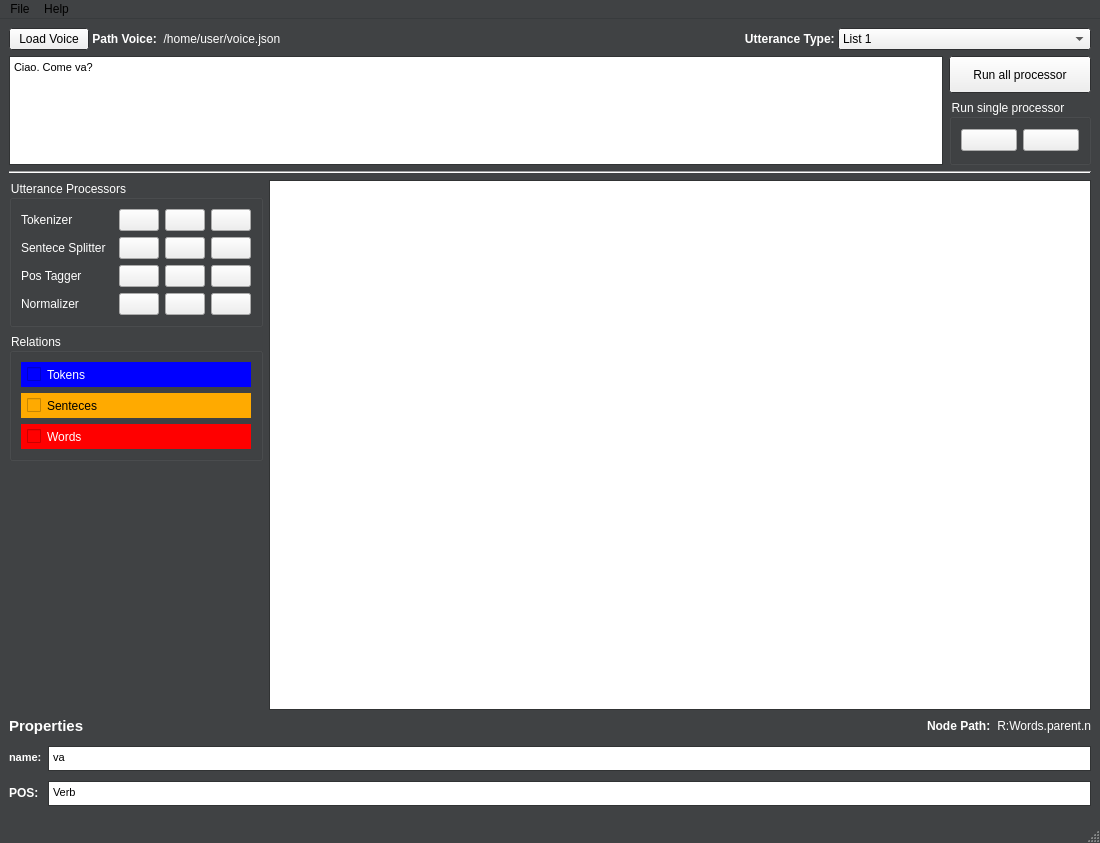
<?xml version="1.0" encoding="UTF-8"?>
<ui version="4.0">
 <class>DeSpeect</class>
 <widget class="QMainWindow" name="DeSpeect">
  <property name="geometry">
   <rect>
    <x>0</x>
    <y>0</y>
    <width>1100</width>
    <height>843</height>
   </rect>
  </property>
  <property name="palette">
   <palette>
    <active>
     <colorrole role="WindowText">
      <brush brushstyle="SolidPattern">
       <color alpha="255">
        <red>255</red>
        <green>255</green>
        <blue>255</blue>
       </color>
      </brush>
     </colorrole>
     <colorrole role="Text">
      <brush brushstyle="SolidPattern">
       <color alpha="255">
        <red>0</red>
        <green>0</green>
        <blue>0</blue>
       </color>
      </brush>
     </colorrole>
     <colorrole role="Base">
      <brush brushstyle="SolidPattern">
       <color alpha="255">
        <red>255</red>
        <green>255</green>
        <blue>255</blue>
       </color>
      </brush>
     </colorrole>
     <colorrole role="Window">
      <brush brushstyle="SolidPattern">
       <color alpha="255">
        <red>64</red>
        <green>66</green>
        <blue>68</blue>
       </color>
      </brush>
     </colorrole>
     <colorrole role="ToolTipText">
      <brush brushstyle="SolidPattern">
       <color alpha="255">
        <red>255</red>
        <green>255</green>
        <blue>255</blue>
       </color>
      </brush>
     </colorrole>
    </active>
    <inactive>
     <colorrole role="WindowText">
      <brush brushstyle="SolidPattern">
       <color alpha="255">
        <red>255</red>
        <green>255</green>
        <blue>255</blue>
       </color>
      </brush>
     </colorrole>
     <colorrole role="Text">
      <brush brushstyle="SolidPattern">
       <color alpha="255">
        <red>0</red>
        <green>0</green>
        <blue>0</blue>
       </color>
      </brush>
     </colorrole>
     <colorrole role="Base">
      <brush brushstyle="SolidPattern">
       <color alpha="255">
        <red>255</red>
        <green>255</green>
        <blue>255</blue>
       </color>
      </brush>
     </colorrole>
     <colorrole role="Window">
      <brush brushstyle="SolidPattern">
       <color alpha="255">
        <red>64</red>
        <green>66</green>
        <blue>68</blue>
       </color>
      </brush>
     </colorrole>
     <colorrole role="ToolTipText">
      <brush brushstyle="SolidPattern">
       <color alpha="255">
        <red>255</red>
        <green>255</green>
        <blue>255</blue>
       </color>
      </brush>
     </colorrole>
    </inactive>
    <disabled>
     <colorrole role="WindowText">
      <brush brushstyle="SolidPattern">
       <color alpha="255">
        <red>120</red>
        <green>120</green>
        <blue>120</blue>
       </color>
      </brush>
     </colorrole>
     <colorrole role="Text">
      <brush brushstyle="SolidPattern">
       <color alpha="255">
        <red>120</red>
        <green>120</green>
        <blue>120</blue>
       </color>
      </brush>
     </colorrole>
     <colorrole role="Base">
      <brush brushstyle="SolidPattern">
       <color alpha="255">
        <red>64</red>
        <green>66</green>
        <blue>68</blue>
       </color>
      </brush>
     </colorrole>
     <colorrole role="Window">
      <brush brushstyle="SolidPattern">
       <color alpha="255">
        <red>64</red>
        <green>66</green>
        <blue>68</blue>
       </color>
      </brush>
     </colorrole>
     <colorrole role="ToolTipText">
      <brush brushstyle="SolidPattern">
       <color alpha="255">
        <red>255</red>
        <green>255</green>
        <blue>255</blue>
       </color>
      </brush>
     </colorrole>
    </disabled>
   </palette>
  </property>
  <property name="windowTitle">
   <string>DeSpeect</string>
  </property>
  <property name="windowIcon">
   <iconset>
    <normaloff>logo.png</normaloff>logo.png</iconset>
  </property>
  <widget class="QWidget" name="centralwidget">
   <layout class="QVBoxLayout" name="verticalLayout_3">
    <item>
     <layout class="QVBoxLayout" name="LayoutSettings" stretch="0,0">
      <property name="spacing">
       <number>0</number>
      </property>
      <property name="sizeConstraint">
       <enum>QLayout::SetDefaultConstraint</enum>
      </property>
      <item>
       <layout class="QHBoxLayout" name="horizontalLayout">
        <property name="bottomMargin">
         <number>6</number>
        </property>
        <item>
         <widget class="QPushButton" name="pushButton">
          <property name="maximumSize">
           <size>
            <width>100</width>
            <height>25</height>
           </size>
          </property>
          <property name="text">
           <string>Load Voice</string>
          </property>
         </widget>
        </item>
        <item>
         <widget class="QLabel" name="label">
          <property name="maximumSize">
           <size>
            <width>72</width>
            <height>25</height>
           </size>
          </property>
          <property name="font">
           <font>
            <pointsize>9</pointsize>
            <weight>75</weight>
            <bold>true</bold>
           </font>
          </property>
          <property name="text">
           <string> Path Voice:</string>
          </property>
         </widget>
        </item>
        <item>
         <widget class="QLabel" name="label_3">
          <property name="maximumSize">
           <size>
            <width>325</width>
            <height>16777215</height>
           </size>
          </property>
          <property name="text">
           <string>  /home/user/voice.json</string>
          </property>
         </widget>
        </item>
        <item>
         <spacer name="horizontalSpacer">
          <property name="orientation">
           <enum>Qt::Horizontal</enum>
          </property>
          <property name="sizeHint" stdset="0">
           <size>
            <width>40</width>
            <height>20</height>
           </size>
          </property>
         </spacer>
        </item>
        <item alignment="Qt::AlignRight">
         <widget class="QLabel" name="label_2">
          <property name="maximumSize">
           <size>
            <width>226</width>
            <height>25</height>
           </size>
          </property>
          <property name="font">
           <font>
            <pointsize>9</pointsize>
            <weight>75</weight>
            <bold>true</bold>
           </font>
          </property>
          <property name="text">
           <string>Utterance Type: </string>
          </property>
          <property name="alignment">
           <set>Qt::AlignRight|Qt::AlignTrailing|Qt::AlignVCenter</set>
          </property>
         </widget>
        </item>
        <item alignment="Qt::AlignRight">
         <widget class="QComboBox" name="comboBox">
          <property name="minimumSize">
           <size>
            <width>253</width>
            <height>0</height>
           </size>
          </property>
          <property name="maximumSize">
           <size>
            <width>300</width>
            <height>25</height>
           </size>
          </property>
          <item>
           <property name="text">
            <string>List 1</string>
           </property>
          </item>
          <item>
           <property name="text">
            <string>List 2</string>
           </property>
          </item>
          <item>
           <property name="text">
            <string>List 3</string>
           </property>
          </item>
          <item>
           <property name="text">
            <string>List 4</string>
           </property>
          </item>
          <item>
           <property name="text">
            <string>List 5</string>
           </property>
          </item>
         </widget>
        </item>
       </layout>
      </item>
      <item>
       <layout class="QHBoxLayout" name="horizontalLayout_2">
        <property name="spacing">
         <number>6</number>
        </property>
        <property name="sizeConstraint">
         <enum>QLayout::SetDefaultConstraint</enum>
        </property>
        <item alignment="Qt::AlignVCenter">
         <widget class="QTextEdit" name="textEdit">
          <property name="minimumSize">
           <size>
            <width>857</width>
            <height>109</height>
           </size>
          </property>
          <property name="maximumSize">
           <size>
            <width>16777215</width>
            <height>100</height>
           </size>
          </property>
          <property name="html">
           <string>&lt;!DOCTYPE HTML PUBLIC &quot;-//W3C//DTD HTML 4.0//EN&quot; &quot;http://www.w3.org/TR/REC-html40/strict.dtd&quot;&gt;
&lt;html&gt;&lt;head&gt;&lt;meta name=&quot;qrichtext&quot; content=&quot;1&quot; /&gt;&lt;style type=&quot;text/css&quot;&gt;
p, li { white-space: pre-wrap; }
&lt;/style&gt;&lt;/head&gt;&lt;body style=&quot; font-family:'MS Shell Dlg 2'; font-size:8.25pt; font-weight:400; font-style:normal;&quot;&gt;
&lt;p style=&quot; margin-top:0px; margin-bottom:0px; margin-left:0px; margin-right:0px; -qt-block-indent:0; text-indent:0px;&quot;&gt;Ciao. Come va?&lt;/p&gt;
&lt;p style=&quot;-qt-paragraph-type:empty; margin-top:0px; margin-bottom:0px; margin-left:0px; margin-right:0px; -qt-block-indent:0; text-indent:0px;&quot;&gt;&lt;br /&gt;&lt;/p&gt;&lt;/body&gt;&lt;/html&gt;</string>
          </property>
         </widget>
        </item>
        <item>
         <layout class="QVBoxLayout" name="verticalLayout_4">
          <item>
           <widget class="QPushButton" name="pushButton_2">
            <property name="minimumSize">
             <size>
              <width>0</width>
              <height>37</height>
             </size>
            </property>
            <property name="text">
             <string>Run all processor</string>
            </property>
           </widget>
          </item>
          <item>
           <widget class="QGroupBox" name="groupBox_2">
            <property name="styleSheet">
             <string notr="true">color:rgb(255, 255, 255);</string>
            </property>
            <property name="title">
             <string>Run single processor</string>
            </property>
            <layout class="QHBoxLayout" name="horizontalLayout_5">
             <item>
              <widget class="QPushButton" name="pushButton_15">
               <property name="text">
                <string/>
               </property>
               <property name="icon">
                <iconset>
                 <normaloff>back.png</normaloff>back.png</iconset>
               </property>
               <property name="iconSize">
                <size>
                 <width>23</width>
                 <height>23</height>
                </size>
               </property>
              </widget>
             </item>
             <item>
              <widget class="QPushButton" name="pushButton_16">
               <property name="text">
                <string/>
               </property>
               <property name="icon">
                <iconset>
                 <normaloff>play.png</normaloff>play.png</iconset>
               </property>
               <property name="iconSize">
                <size>
                 <width>23</width>
                 <height>23</height>
                </size>
               </property>
              </widget>
             </item>
            </layout>
           </widget>
          </item>
         </layout>
        </item>
       </layout>
      </item>
     </layout>
    </item>
    <item>
     <widget class="Line" name="line">
      <property name="orientation">
       <enum>Qt::Horizontal</enum>
      </property>
     </widget>
    </item>
    <item>
     <layout class="QVBoxLayout" name="verticalLayout">
      <item>
       <layout class="QHBoxLayout" name="horizontalLayout_3">
        <item>
         <layout class="QVBoxLayout" name="verticalLayout_2">
          <property name="spacing">
           <number>6</number>
          </property>
          <property name="topMargin">
           <number>0</number>
          </property>
          <property name="bottomMargin">
           <number>0</number>
          </property>
          <item>
           <widget class="QGroupBox" name="groupBox">
            <property name="minimumSize">
             <size>
              <width>0</width>
              <height>0</height>
             </size>
            </property>
            <property name="maximumSize">
             <size>
              <width>16777215</width>
              <height>147</height>
             </size>
            </property>
            <property name="palette">
             <palette>
              <active>
               <colorrole role="WindowText">
                <brush brushstyle="SolidPattern">
                 <color alpha="255">
                  <red>255</red>
                  <green>255</green>
                  <blue>255</blue>
                 </color>
                </brush>
               </colorrole>
               <colorrole role="Text">
                <brush brushstyle="SolidPattern">
                 <color alpha="255">
                  <red>255</red>
                  <green>255</green>
                  <blue>255</blue>
                 </color>
                </brush>
               </colorrole>
               <colorrole role="ButtonText">
                <brush brushstyle="SolidPattern">
                 <color alpha="255">
                  <red>255</red>
                  <green>255</green>
                  <blue>255</blue>
                 </color>
                </brush>
               </colorrole>
              </active>
              <inactive>
               <colorrole role="WindowText">
                <brush brushstyle="SolidPattern">
                 <color alpha="255">
                  <red>255</red>
                  <green>255</green>
                  <blue>255</blue>
                 </color>
                </brush>
               </colorrole>
               <colorrole role="Text">
                <brush brushstyle="SolidPattern">
                 <color alpha="255">
                  <red>255</red>
                  <green>255</green>
                  <blue>255</blue>
                 </color>
                </brush>
               </colorrole>
               <colorrole role="ButtonText">
                <brush brushstyle="SolidPattern">
                 <color alpha="255">
                  <red>255</red>
                  <green>255</green>
                  <blue>255</blue>
                 </color>
                </brush>
               </colorrole>
              </inactive>
              <disabled>
               <colorrole role="WindowText">
                <brush brushstyle="SolidPattern">
                 <color alpha="255">
                  <red>255</red>
                  <green>255</green>
                  <blue>255</blue>
                 </color>
                </brush>
               </colorrole>
               <colorrole role="Text">
                <brush brushstyle="SolidPattern">
                 <color alpha="255">
                  <red>255</red>
                  <green>255</green>
                  <blue>255</blue>
                 </color>
                </brush>
               </colorrole>
               <colorrole role="ButtonText">
                <brush brushstyle="SolidPattern">
                 <color alpha="255">
                  <red>255</red>
                  <green>255</green>
                  <blue>255</blue>
                 </color>
                </brush>
               </colorrole>
              </disabled>
             </palette>
            </property>
            <property name="styleSheet">
             <string notr="true">color:rgb(255, 255, 255);</string>
            </property>
            <property name="title">
             <string>Utterance Processors</string>
            </property>
            <property name="alignment">
             <set>Qt::AlignLeading|Qt::AlignLeft|Qt::AlignTop</set>
            </property>
            <layout class="QGridLayout" name="gridLayout">
             <property name="leftMargin">
              <number>9</number>
             </property>
             <item row="0" column="4">
              <widget class="QPushButton" name="pushButton_11">
               <property name="text">
                <string/>
               </property>
               <property name="icon">
                <iconset>
                 <normaloff>del.png</normaloff>del.png</iconset>
               </property>
              </widget>
             </item>
             <item row="3" column="4">
              <widget class="QPushButton" name="pushButton_14">
               <property name="text">
                <string/>
               </property>
               <property name="icon">
                <iconset>
                 <normaloff>del.png</normaloff>del.png</iconset>
               </property>
              </widget>
             </item>
             <item row="1" column="4">
              <widget class="QPushButton" name="pushButton_12">
               <property name="text">
                <string/>
               </property>
               <property name="icon">
                <iconset>
                 <normaloff>del.png</normaloff>del.png</iconset>
               </property>
              </widget>
             </item>
             <item row="3" column="3">
              <widget class="QPushButton" name="pushButton_9">
               <property name="text">
                <string/>
               </property>
               <property name="icon">
                <iconset>
                 <normaloff>down.png</normaloff>down.png</iconset>
               </property>
              </widget>
             </item>
             <item row="2" column="4">
              <widget class="QPushButton" name="pushButton_13">
               <property name="text">
                <string/>
               </property>
               <property name="icon">
                <iconset>
                 <normaloff>del.png</normaloff>del.png</iconset>
               </property>
              </widget>
             </item>
             <item row="2" column="3">
              <widget class="QPushButton" name="pushButton_7">
               <property name="text">
                <string/>
               </property>
               <property name="icon">
                <iconset>
                 <normaloff>down.png</normaloff>down.png</iconset>
               </property>
              </widget>
             </item>
             <item row="1" column="3">
              <widget class="QPushButton" name="pushButton_4">
               <property name="text">
                <string/>
               </property>
               <property name="icon">
                <iconset>
                 <normaloff>down.png</normaloff>down.png</iconset>
               </property>
              </widget>
             </item>
             <item row="3" column="1">
              <widget class="QPushButton" name="pushButton_10">
               <property name="text">
                <string/>
               </property>
               <property name="icon">
                <iconset>
                 <normaloff>up.png</normaloff>up.png</iconset>
               </property>
              </widget>
             </item>
             <item row="2" column="1">
              <widget class="QPushButton" name="pushButton_8">
               <property name="text">
                <string/>
               </property>
               <property name="icon">
                <iconset>
                 <normaloff>up.png</normaloff>up.png</iconset>
               </property>
              </widget>
             </item>
             <item row="0" column="3">
              <widget class="QPushButton" name="pushButton_3">
               <property name="palette">
                <palette>
                 <active>
                  <colorrole role="WindowText">
                   <brush brushstyle="SolidPattern">
                    <color alpha="255">
                     <red>255</red>
                     <green>255</green>
                     <blue>255</blue>
                    </color>
                   </brush>
                  </colorrole>
                  <colorrole role="Text">
                   <brush brushstyle="SolidPattern">
                    <color alpha="255">
                     <red>255</red>
                     <green>255</green>
                     <blue>255</blue>
                    </color>
                   </brush>
                  </colorrole>
                  <colorrole role="ButtonText">
                   <brush brushstyle="SolidPattern">
                    <color alpha="255">
                     <red>255</red>
                     <green>255</green>
                     <blue>255</blue>
                    </color>
                   </brush>
                  </colorrole>
                 </active>
                 <inactive>
                  <colorrole role="WindowText">
                   <brush brushstyle="SolidPattern">
                    <color alpha="255">
                     <red>255</red>
                     <green>255</green>
                     <blue>255</blue>
                    </color>
                   </brush>
                  </colorrole>
                  <colorrole role="Text">
                   <brush brushstyle="SolidPattern">
                    <color alpha="255">
                     <red>255</red>
                     <green>255</green>
                     <blue>255</blue>
                    </color>
                   </brush>
                  </colorrole>
                  <colorrole role="ButtonText">
                   <brush brushstyle="SolidPattern">
                    <color alpha="255">
                     <red>255</red>
                     <green>255</green>
                     <blue>255</blue>
                    </color>
                   </brush>
                  </colorrole>
                 </inactive>
                 <disabled>
                  <colorrole role="WindowText">
                   <brush brushstyle="SolidPattern">
                    <color alpha="255">
                     <red>255</red>
                     <green>255</green>
                     <blue>255</blue>
                    </color>
                   </brush>
                  </colorrole>
                  <colorrole role="Text">
                   <brush brushstyle="SolidPattern">
                    <color alpha="255">
                     <red>255</red>
                     <green>255</green>
                     <blue>255</blue>
                    </color>
                   </brush>
                  </colorrole>
                  <colorrole role="ButtonText">
                   <brush brushstyle="SolidPattern">
                    <color alpha="255">
                     <red>255</red>
                     <green>255</green>
                     <blue>255</blue>
                    </color>
                   </brush>
                  </colorrole>
                 </disabled>
                </palette>
               </property>
               <property name="text">
                <string/>
               </property>
               <property name="icon">
                <iconset>
                 <normaloff>down.png</normaloff>down.png</iconset>
               </property>
              </widget>
             </item>
             <item row="0" column="1">
              <widget class="QPushButton" name="pushButton_5">
               <property name="text">
                <string/>
               </property>
               <property name="icon">
                <iconset>
                 <normaloff>up.png</normaloff>up.png</iconset>
               </property>
              </widget>
             </item>
             <item row="1" column="1">
              <widget class="QPushButton" name="pushButton_6">
               <property name="text">
                <string/>
               </property>
               <property name="icon">
                <iconset>
                 <normaloff>up.png</normaloff>up.png</iconset>
               </property>
              </widget>
             </item>
             <item row="0" column="0">
              <widget class="QLabel" name="label_9">
               <property name="text">
                <string>Tokenizer</string>
               </property>
              </widget>
             </item>
             <item row="1" column="0">
              <widget class="QLabel" name="label_10">
               <property name="text">
                <string>Sentece Splitter  </string>
               </property>
              </widget>
             </item>
             <item row="2" column="0">
              <widget class="QLabel" name="label_11">
               <property name="text">
                <string>Pos Tagger</string>
               </property>
              </widget>
             </item>
             <item row="3" column="0">
              <widget class="QLabel" name="label_12">
               <property name="text">
                <string>Normalizer</string>
               </property>
              </widget>
             </item>
            </layout>
           </widget>
          </item>
          <item alignment="Qt::AlignTop">
           <widget class="QGroupBox" name="groupBox_3">
            <property name="enabled">
             <bool>true</bool>
            </property>
            <property name="styleSheet">
             <string notr="true">color:rgb(255, 255, 255);</string>
            </property>
            <property name="title">
             <string>Relations</string>
            </property>
            <property name="alignment">
             <set>Qt::AlignLeading|Qt::AlignLeft|Qt::AlignTop</set>
            </property>
            <layout class="QVBoxLayout" name="verticalLayout_5">
             <item>
              <widget class="QCheckBox" name="checkBox_5">
               <property name="minimumSize">
                <size>
                 <width>0</width>
                 <height>25</height>
                </size>
               </property>
               <property name="baseSize">
                <size>
                 <width>0</width>
                 <height>0</height>
                </size>
               </property>
               <property name="palette">
                <palette>
                 <active>
                  <colorrole role="WindowText">
                   <brush brushstyle="SolidPattern">
                    <color alpha="255">
                     <red>255</red>
                     <green>255</green>
                     <blue>255</blue>
                    </color>
                   </brush>
                  </colorrole>
                  <colorrole role="Button">
                   <brush brushstyle="SolidPattern">
                    <color alpha="255">
                     <red>0</red>
                     <green>0</green>
                     <blue>255</blue>
                    </color>
                   </brush>
                  </colorrole>
                  <colorrole role="Text">
                   <brush brushstyle="SolidPattern">
                    <color alpha="255">
                     <red>255</red>
                     <green>255</green>
                     <blue>255</blue>
                    </color>
                   </brush>
                  </colorrole>
                  <colorrole role="ButtonText">
                   <brush brushstyle="SolidPattern">
                    <color alpha="255">
                     <red>255</red>
                     <green>255</green>
                     <blue>255</blue>
                    </color>
                   </brush>
                  </colorrole>
                  <colorrole role="Base">
                   <brush brushstyle="SolidPattern">
                    <color alpha="255">
                     <red>0</red>
                     <green>0</green>
                     <blue>255</blue>
                    </color>
                   </brush>
                  </colorrole>
                  <colorrole role="Window">
                   <brush brushstyle="SolidPattern">
                    <color alpha="255">
                     <red>0</red>
                     <green>0</green>
                     <blue>255</blue>
                    </color>
                   </brush>
                  </colorrole>
                 </active>
                 <inactive>
                  <colorrole role="WindowText">
                   <brush brushstyle="SolidPattern">
                    <color alpha="255">
                     <red>255</red>
                     <green>255</green>
                     <blue>255</blue>
                    </color>
                   </brush>
                  </colorrole>
                  <colorrole role="Button">
                   <brush brushstyle="SolidPattern">
                    <color alpha="255">
                     <red>0</red>
                     <green>0</green>
                     <blue>255</blue>
                    </color>
                   </brush>
                  </colorrole>
                  <colorrole role="Text">
                   <brush brushstyle="SolidPattern">
                    <color alpha="255">
                     <red>255</red>
                     <green>255</green>
                     <blue>255</blue>
                    </color>
                   </brush>
                  </colorrole>
                  <colorrole role="ButtonText">
                   <brush brushstyle="SolidPattern">
                    <color alpha="255">
                     <red>255</red>
                     <green>255</green>
                     <blue>255</blue>
                    </color>
                   </brush>
                  </colorrole>
                  <colorrole role="Base">
                   <brush brushstyle="SolidPattern">
                    <color alpha="255">
                     <red>0</red>
                     <green>0</green>
                     <blue>255</blue>
                    </color>
                   </brush>
                  </colorrole>
                  <colorrole role="Window">
                   <brush brushstyle="SolidPattern">
                    <color alpha="255">
                     <red>0</red>
                     <green>0</green>
                     <blue>255</blue>
                    </color>
                   </brush>
                  </colorrole>
                 </inactive>
                 <disabled>
                  <colorrole role="WindowText">
                   <brush brushstyle="SolidPattern">
                    <color alpha="255">
                     <red>255</red>
                     <green>255</green>
                     <blue>255</blue>
                    </color>
                   </brush>
                  </colorrole>
                  <colorrole role="Button">
                   <brush brushstyle="SolidPattern">
                    <color alpha="255">
                     <red>0</red>
                     <green>0</green>
                     <blue>255</blue>
                    </color>
                   </brush>
                  </colorrole>
                  <colorrole role="Text">
                   <brush brushstyle="SolidPattern">
                    <color alpha="255">
                     <red>255</red>
                     <green>255</green>
                     <blue>255</blue>
                    </color>
                   </brush>
                  </colorrole>
                  <colorrole role="ButtonText">
                   <brush brushstyle="SolidPattern">
                    <color alpha="255">
                     <red>255</red>
                     <green>255</green>
                     <blue>255</blue>
                    </color>
                   </brush>
                  </colorrole>
                  <colorrole role="Base">
                   <brush brushstyle="SolidPattern">
                    <color alpha="255">
                     <red>0</red>
                     <green>0</green>
                     <blue>255</blue>
                    </color>
                   </brush>
                  </colorrole>
                  <colorrole role="Window">
                   <brush brushstyle="SolidPattern">
                    <color alpha="255">
                     <red>0</red>
                     <green>0</green>
                     <blue>255</blue>
                    </color>
                   </brush>
                  </colorrole>
                 </disabled>
                </palette>
               </property>
               <property name="font">
                <font>
                 <kerning>true</kerning>
                </font>
               </property>
               <property name="cursor">
                <cursorShape>ArrowCursor</cursorShape>
               </property>
               <property name="styleSheet">
                <string notr="true">background-color:rgb(0, 0, 255);
padding-left:6px;</string>
               </property>
               <property name="text">
                <string>Tokens</string>
               </property>
              </widget>
             </item>
             <item>
              <widget class="QCheckBox" name="checkBox_6">
               <property name="minimumSize">
                <size>
                 <width>0</width>
                 <height>25</height>
                </size>
               </property>
               <property name="styleSheet">
                <string notr="true">background-color:rgb(255, 170, 0);
color:rgb(0,0,0);
padding-left:6px;</string>
               </property>
               <property name="text">
                <string>Senteces</string>
               </property>
              </widget>
             </item>
             <item>
              <widget class="QCheckBox" name="checkBox_8">
               <property name="minimumSize">
                <size>
                 <width>0</width>
                 <height>25</height>
                </size>
               </property>
               <property name="styleSheet">
                <string notr="true">background-color:rgb(255, 0, 0);color:rgb(255,255,255);
padding-left:6px;</string>
               </property>
               <property name="text">
                <string>Words</string>
               </property>
              </widget>
             </item>
            </layout>
           </widget>
          </item>
         </layout>
        </item>
        <item>
         <widget class="QGraphicsView" name="graphicsView">
          <property name="enabled">
           <bool>true</bool>
          </property>
          <property name="minimumSize">
           <size>
            <width>740</width>
            <height>530</height>
           </size>
          </property>
          <property name="maximumSize">
           <size>
            <width>16777215</width>
            <height>16777215</height>
           </size>
          </property>
         </widget>
        </item>
       </layout>
      </item>
      <item>
       <layout class="QHBoxLayout" name="horizontalLayout_4">
        <item alignment="Qt::AlignLeft">
         <widget class="QLabel" name="label_4">
          <property name="font">
           <font>
            <pointsize>11</pointsize>
            <weight>75</weight>
            <bold>true</bold>
           </font>
          </property>
          <property name="text">
           <string>Properties</string>
          </property>
         </widget>
        </item>
        <item>
         <spacer name="horizontalSpacer_2">
          <property name="orientation">
           <enum>Qt::Horizontal</enum>
          </property>
          <property name="sizeHint" stdset="0">
           <size>
            <width>40</width>
            <height>20</height>
           </size>
          </property>
         </spacer>
        </item>
        <item alignment="Qt::AlignRight">
         <widget class="QLabel" name="label_5">
          <property name="font">
           <font>
            <weight>75</weight>
            <bold>true</bold>
           </font>
          </property>
          <property name="text">
           <string>Node Path:</string>
          </property>
         </widget>
        </item>
        <item>
         <widget class="QLabel" name="label_8">
          <property name="minimumSize">
           <size>
            <width>0</width>
            <height>0</height>
           </size>
          </property>
          <property name="maximumSize">
           <size>
            <width>95</width>
            <height>16777215</height>
           </size>
          </property>
          <property name="layoutDirection">
           <enum>Qt::LeftToRight</enum>
          </property>
          <property name="text">
           <string>R:Words.parent.n</string>
          </property>
          <property name="alignment">
           <set>Qt::AlignRight|Qt::AlignTrailing|Qt::AlignVCenter</set>
          </property>
         </widget>
        </item>
       </layout>
      </item>
      <item>
       <layout class="QFormLayout" name="formLayout">
        <property name="labelAlignment">
         <set>Qt::AlignLeading|Qt::AlignLeft|Qt::AlignTop</set>
        </property>
        <property name="formAlignment">
         <set>Qt::AlignLeading|Qt::AlignLeft|Qt::AlignTop</set>
        </property>
        <item row="0" column="0">
         <widget class="QLabel" name="label_6">
          <property name="font">
           <font>
            <pointsize>8</pointsize>
            <weight>75</weight>
            <bold>true</bold>
           </font>
          </property>
          <property name="text">
           <string>name:</string>
          </property>
         </widget>
        </item>
        <item row="0" column="1">
         <widget class="QTextBrowser" name="textBrowser">
          <property name="maximumSize">
           <size>
            <width>16777215</width>
            <height>25</height>
           </size>
          </property>
          <property name="html">
           <string>&lt;!DOCTYPE HTML PUBLIC &quot;-//W3C//DTD HTML 4.0//EN&quot; &quot;http://www.w3.org/TR/REC-html40/strict.dtd&quot;&gt;
&lt;html&gt;&lt;head&gt;&lt;meta name=&quot;qrichtext&quot; content=&quot;1&quot; /&gt;&lt;style type=&quot;text/css&quot;&gt;
p, li { white-space: pre-wrap; }
&lt;/style&gt;&lt;/head&gt;&lt;body style=&quot; font-family:'MS Shell Dlg 2'; font-size:8.25pt; font-weight:400; font-style:normal;&quot;&gt;
&lt;p style=&quot; margin-top:0px; margin-bottom:0px; margin-left:0px; margin-right:0px; -qt-block-indent:0; text-indent:0px;&quot;&gt;va&lt;/p&gt;&lt;/body&gt;&lt;/html&gt;</string>
          </property>
         </widget>
        </item>
        <item row="1" column="0">
         <widget class="QLabel" name="label_7">
          <property name="font">
           <font>
            <weight>75</weight>
            <bold>true</bold>
           </font>
          </property>
          <property name="text">
           <string>POS:</string>
          </property>
         </widget>
        </item>
        <item row="1" column="1">
         <widget class="QTextBrowser" name="textBrowser_2">
          <property name="maximumSize">
           <size>
            <width>16777215</width>
            <height>25</height>
           </size>
          </property>
          <property name="html">
           <string>&lt;!DOCTYPE HTML PUBLIC &quot;-//W3C//DTD HTML 4.0//EN&quot; &quot;http://www.w3.org/TR/REC-html40/strict.dtd&quot;&gt;
&lt;html&gt;&lt;head&gt;&lt;meta name=&quot;qrichtext&quot; content=&quot;1&quot; /&gt;&lt;style type=&quot;text/css&quot;&gt;
p, li { white-space: pre-wrap; }
&lt;/style&gt;&lt;/head&gt;&lt;body style=&quot; font-family:'MS Shell Dlg 2'; font-size:8.25pt; font-weight:400; font-style:normal;&quot;&gt;
&lt;p style=&quot; margin-top:0px; margin-bottom:0px; margin-left:0px; margin-right:0px; -qt-block-indent:0; text-indent:0px;&quot;&gt;Verb&lt;/p&gt;&lt;/body&gt;&lt;/html&gt;</string>
          </property>
         </widget>
        </item>
       </layout>
      </item>
     </layout>
    </item>
   </layout>
  </widget>
  <widget class="QMenuBar" name="menubar">
   <property name="geometry">
    <rect>
     <x>0</x>
     <y>0</y>
     <width>1100</width>
     <height>21</height>
    </rect>
   </property>
   <widget class="QMenu" name="menuFile">
    <property name="title">
     <string>File</string>
    </property>
    <addaction name="actionCarica_file_Voice"/>
    <addaction name="actionSave_Voice_JSon"/>
    <addaction name="separator"/>
    <addaction name="actionCarica_Stato"/>
    <addaction name="actionSalva_Stato"/>
    <addaction name="separator"/>
    <addaction name="actionSalva_WAV"/>
    <addaction name="separator"/>
    <addaction name="actionSearch_from_path"/>
    <addaction name="separator"/>
    <addaction name="actionEsci"/>
   </widget>
   <widget class="QMenu" name="menuHelp">
    <property name="title">
     <string>Help</string>
    </property>
    <addaction name="actionManual"/>
    <addaction name="separator"/>
    <addaction name="actionLicence"/>
   </widget>
   <addaction name="menuFile"/>
   <addaction name="menuHelp"/>
  </widget>
  <widget class="QStatusBar" name="statusbar"/>
  <action name="actionCarica_file_Voice">
   <property name="text">
    <string>Load Voice JSon</string>
   </property>
  </action>
  <action name="actionCarica_Stato">
   <property name="text">
    <string>Load HRG Graph</string>
   </property>
  </action>
  <action name="actionSalva_Stato">
   <property name="text">
    <string>Save HRG Graph</string>
   </property>
  </action>
  <action name="actionSalva_WAV">
   <property name="text">
    <string>Save Audio file</string>
   </property>
  </action>
  <action name="actionEsci">
   <property name="text">
    <string>Exit</string>
   </property>
  </action>
  <action name="actionManual">
   <property name="text">
    <string>Manual</string>
   </property>
  </action>
  <action name="actionLicence">
   <property name="text">
    <string>Licence</string>
   </property>
  </action>
  <action name="actionSave_Voice_JSon">
   <property name="text">
    <string>Save Voice JSon</string>
   </property>
  </action>
  <action name="actionSearch_from_path">
   <property name="text">
    <string>Search from path</string>
   </property>
  </action>
 </widget>
 <resources/>
 <connections/>
</ui>
